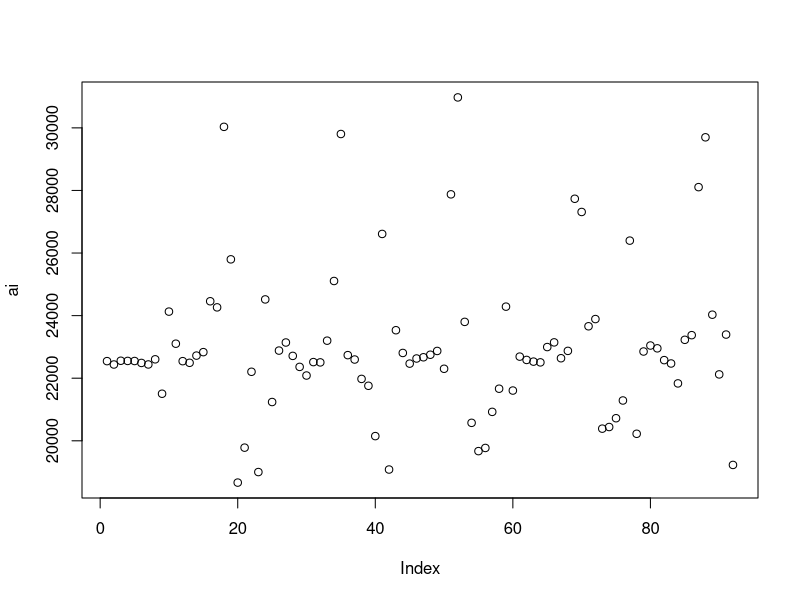

Reproduce this figure in R.
# para 80 muestras
## http://www.bearcave.com/misl/misl_tech/wavelets/matrix/index.html

#muestras=read.table("muestra_una_caida.csv", sep=",", header=FALSE, col.names = c("X","Y","Z"))
#muestras=read.table("muestra_un_caminando_lento.csv", sep=",", header=FALSE, col.names = c("X","Y","Z"))
muestras=read.table("muestra_un_subir_escaleras.csv", sep=",", header=FALSE, col.names = c("X","Y","Z"))
muestras$X=as.numeric(muestras$X)
muestras$Y=as.numeric(muestras$Y)
muestras$Z=as.numeric(muestras$Z)
vSuma=sqrt(((muestras$X)^2)+(muestras$Y)^2+(muestras$Z)^2)

getCoef <- function(vector) {
  nivel = length(vector)
  multiplo = (trunc(length(vector)/8))*8
  k <- c(vector[1:multiplo]) # length 80
  matrizT <- c(1,1,0,0,0,0,0,0,
               1,-1,0,0,0,0,0,0,
               0,0,1,1,0,0,0,0,
               0,0,1,-1,0,0,0,0,
               0,0,0,0,1,1,0,0,
               0,0,0,0,1,-1,0,0,
               0,0,0,0,0,0,1,1,
               0,0,0,0,0,0,1,-1)
  matrizT <- matrix(matrizT, nrow = 8, ncol = 8)
  matrizS <- matrix(k,nrow=8, ncol = length(k)/8)
  x <- (1/sqrt(2)) * matrizT %*% matrizS
  y <- c(x)
  ai <- y[seq(1, length(y), 2)]
  imp <- ai[10:20]
  ai
}

ai <- getCoef(vSuma)
plot(ai)

